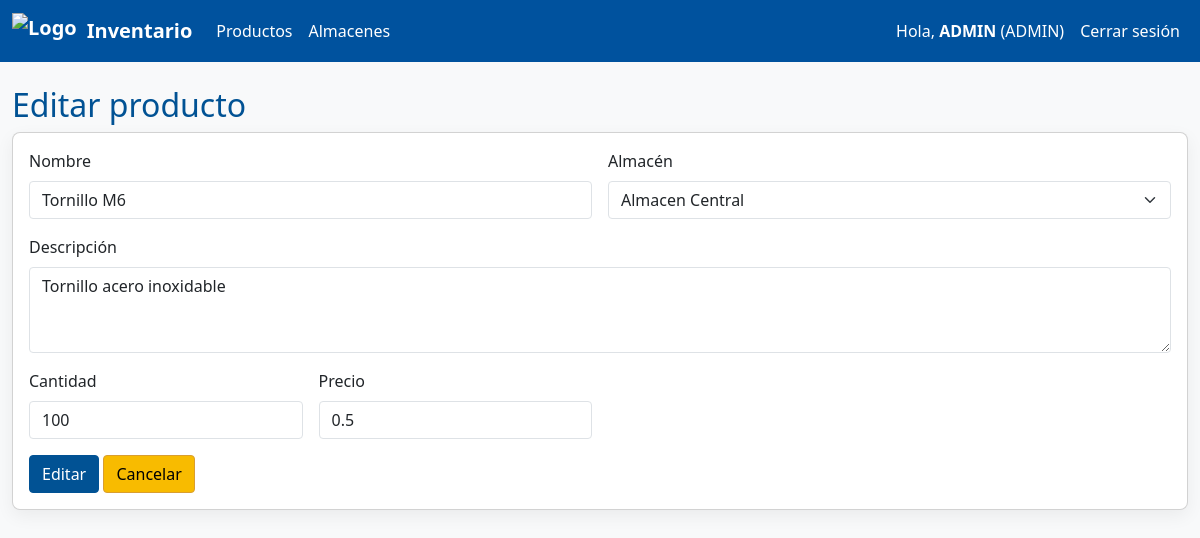
The page /productos/edit/1 (signed in) on the database its author committed.
### app/models.py (models this page shows, shortened)
class User(UserMixin, db.Model):
    __tablename__ = 'usuarios'
    nombre = db.Column(db.String(64), primary_key=True)  # usar nombre como PK según requerimiento
    password = db.Column(db.String(255), nullable=False)
    fecha_hora_ultimo_inicio = db.Column(db.DateTime, nullable=True)
    rol = db.Column(db.String(20), nullable=False)

class Producto(db.Model):
    __tablename__ = 'productos'
    id = db.Column(db.Integer, primary_key=True)
    nombre = db.Column(db.String(200), nullable=False)
    descripcion = db.Column(db.Text, nullable=True)
    cantidad = db.Column(db.Integer, nullable=False, default=0)
    precio = db.Column(db.Float, nullable=False, default=0.0)
    almacen_id = db.Column(db.Integer, db.ForeignKey('almacenes.id'), nullable=True)
    almacen = db.relationship('Almacen', back_populates='productos')
    fecha_hora_creacion = db.Column(db.DateTime, nullable=False, default=datetime.utcnow)
    fecha_hora_ultima_modificacion = db.Column(db.DateTime, nullable=True, onupdate=datetime.utcnow)
    ultimo_usuario_en_modificar = db.Column(db.String(64), nullable=True)

### app/products.py (the view, shortened to what this page needs)
@bp.route('/edit/<int:id>', methods=['GET', 'POST'])
@login_required
@role_required('ADMIN', 'PRODUCTOS')
def edit(id):
    p = Producto.query.get_or_404(id)
    form = ProductForm(request.form, obj=p)
    form.almacen_id.choices = [(a.id, a.nombre) for a in Almacen.query.all()]
    return render_template('form.html', form=form, action='Editar')

### app/forms.py
class ProductForm(Form):
    nombre = StringField('Nombre', [InputRequired()])
    descripcion = TextAreaField('Descripción', [Optional()])
    cantidad = IntegerField('Cantidad', [InputRequired(), NumberRange(min=0)])
    precio = FloatField('Precio', [InputRequired(), NumberRange(min=0)])
    almacen_id = SelectField('Almacén', coerce=int)

### app/models.py (called while the page is built)
@login_manager.user_loader
def load_user(user_id):
    return User.query.get(user_id)

### app/templates/products/form.html
{% extends "base.html" %}
{% block content %}
<h2>{{ action }} producto</h2>
<form method="post" class="card p-3">
  <div class="row g-3">
    <div class="col-md-6">
      <label class="form-label">Nombre</label>
      {{ form.nombre(class="form-control") }}
    </div>
    <div class="col-md-6">
      <label class="form-label">Almacén</label>
      {{ form.almacen_id(class="form-select") }}
    </div>
    <div class="col-12">
      <label class="form-label">Descripción</label>
      {{ form.descripcion(class="form-control", rows="3") }}
    </div>
    <div class="col-md-3">
      <label class="form-label">Cantidad</label>
      {{ form.cantidad(class="form-control") }}
    </div>
    <div class="col-md-3">
      <label class="form-label">Precio</label>
      {{ form.precio(class="form-control") }}
    </div>
    <div class="col-12">
      <button class="btn btn-primary btn-rounded">{{ action }}</button>
      <a class="btn btn-secondary btn-rounded" href="{{ url_for('products.list') }}">Cancelar</a>
    </div>
  </div>
</form>
{% endblock %}

### app/templates/base.html (shortened to what this page needs)
<!doctype html>
<html lang="es">
<head>
  <link href="https://cdn.jsdelivr.net/npm/bootstrap@5.3.2/dist/css/bootstrap.min.css" rel="stylesheet">
  <link rel="stylesheet" href="{{ url_for('static', filename='css/style.css') }}">
</head>
<body class="bg-light">
<nav class="navbar navbar-expand-lg navbar-dark bg-unison">
  <div class="container-fluid">
    <a class="navbar-brand d-flex align-items-center" href="{{ url_for('index') }}">
      <img src="{{ url_for('static', filename='images/Escudo-Color.png') }}" alt="Logo" style="height:36px; margin-right:10px;">
      <span>Inventario</span>
    </a>
    <div class="collapse navbar-collapse" id="mainNav">
      <ul class="navbar-nav me-auto mb-2 mb-lg-0">
        <li class="nav-item"><a class="nav-link" href="{{ url_for('products.list') }}">Productos</a></li>
        <li class="nav-item"><a class="nav-link" href="{{ url_for('warehouses.list') }}">Almacenes</a></li>
      </ul>
      <ul class="navbar-nav ms-auto">
        {% if current_user.is_authenticated %}
          <li class="nav-item">
            <span class="nav-link">Hola, <strong>{{ current_user.nombre }}</strong> ({{ current_user.rol }})</span>
          </li>
          <li class="nav-item"><a class="nav-link" href="{{ url_for('auth.logout') }}">Cerrar sesión</a></li>
        {% else %}
          <li class="nav-item"><a class="nav-link" href="{{ url_for('auth.login') }}">Iniciar sesión</a></li>
        {% endif %}
      </ul>
    </div>
  </div>
</nav>
<div class="container mt-4">
  {% block content %}{% endblock %}
</div>
</body>
</html>

### app/static/css/style.css (style rules this page uses)
:root { --azul-unison:#00529e; --azul-oscuro:#015294; --dorado:#f8bb00; --dorado-oscuro:#d99e30; --radio: 4px; }
body { font-family: "Segoe UI", "Segoe UI Historic", system-ui, -apple-system, Roboto, "Helvetica Neue", Arial, sans-serif; color: #111; }
.container { max-width: 1200px; }
.bg-unison { background-color: var(--azul-unison) !important; }
.navbar .nav-link { color: #fff !important; }
.navbar .navbar-brand { color: #fff !important; font-weight:600; }
.btn-rounded { border-radius: var(--radio) !important; }
.btn { border-radius: var(--radio) !important; }
input.form-control, textarea.form-control, select.form-select { border-radius: var(--radio) !important; }
.btn-primary { background-color: var(--azul-oscuro) !important; border-color: var(--azul-oscuro) !important; color: #fff !important; }
.btn-secondary { background-color: var(--dorado) !important; border-color: var(--dorado-oscuro) !important; color: #000 !important; }
.card { border-radius: 8px; box-shadow: 0 6px 18px rgba(0,0,0,0.06); }
h1, h2, h3 { color: var(--azul-oscuro); }

### app/templates/base.html (style rules this page uses)
body { font-family: "Segoe UI", "Segoe UI Historic", system-ui, -apple-system, Roboto, "Helvetica Neue", Arial, sans-serif; }

### rows shown on the page
User: nombre "ADMIN", rol "ADMIN"
Producto: nombre "Tornillo M6", almacen_id "Almacen Central", descripcion "Tornillo acero inoxidable", cantidad "100", precio "0.5"

### other values the page prints
{{ action }} "Editar"
